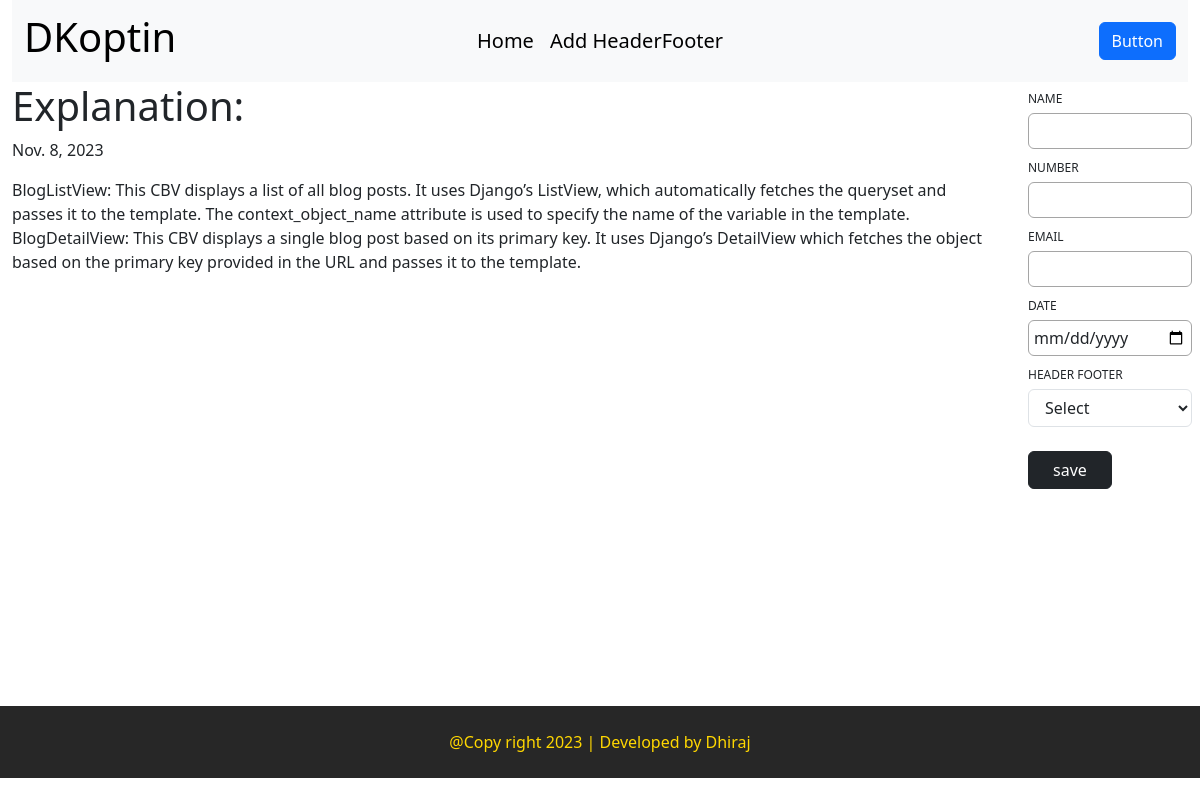
/test/blog/3, run on the app's committed database.
### testapp/models.py (models this page shows)
class Blog(models.Model):
    title=models.CharField(max_length=200)
    content=models.CharField(max_length=1000)
    create_at=models.DateField(auto_now_add=True)

### testapp/views.py (the view)
# urls.py: path('blog/<int:pk>', views.detail_blog.as_view(),name='detail_blog'),
class detail_blog(DetailView):
    model=Blog
    template_name='testapp/detail_post.html'
    context_object_name='blog'

### testapp/templates/testapp/detail_post.html
{% extends 'base.html' %}
{% load static %}
{% block content %}
  <div class="container">
    <h1>{{ blog.title }}</h1>
    <p>{{ blog.create_at }}</p>
   <p>{{ blog.content }}</p>
</div>
{% endblock %}

### optin/templates/base.html (style rules this page uses)
body { overflow-x: hidden; }

### data on the page
Blog: title "Explanation:", create_at "Nov. 8, 2023", content "BlogListView: This CBV displays a list of all blog posts. It uses Django’s ListView, which automatically fetches the queryset and passes it to the template. The context_object_name attribute is used to specify the name of the variable in the template. BlogDetailView: This CBV displays a single blog post based on its primary key. It uses Django’s DetailView which fetches the object based on the primary key provided in the URL and passes it to the template."
